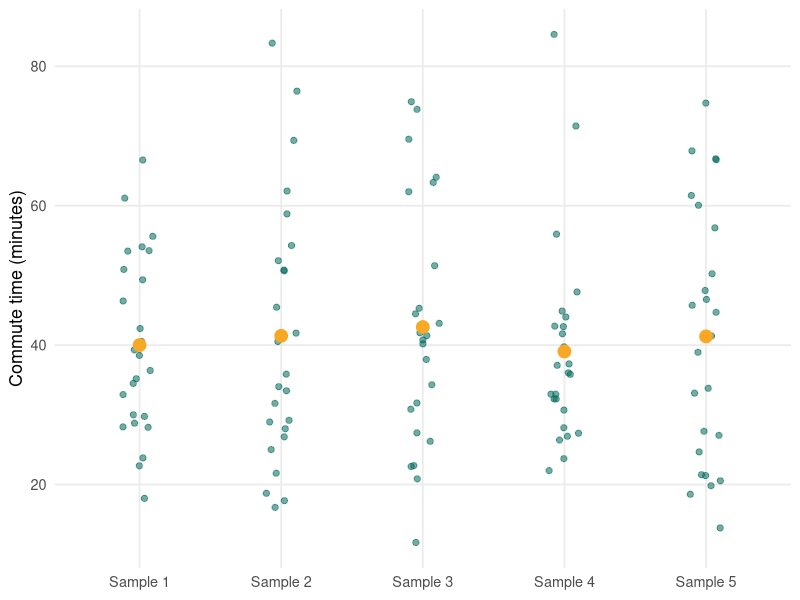
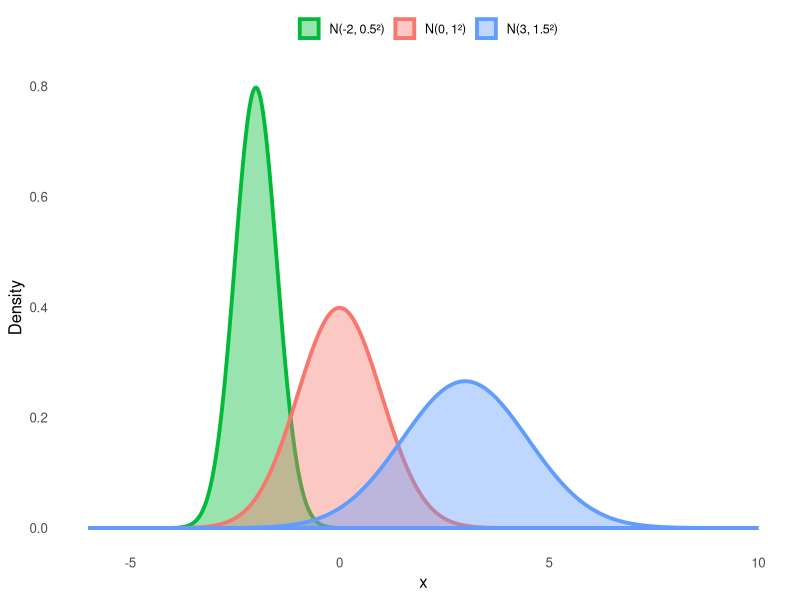
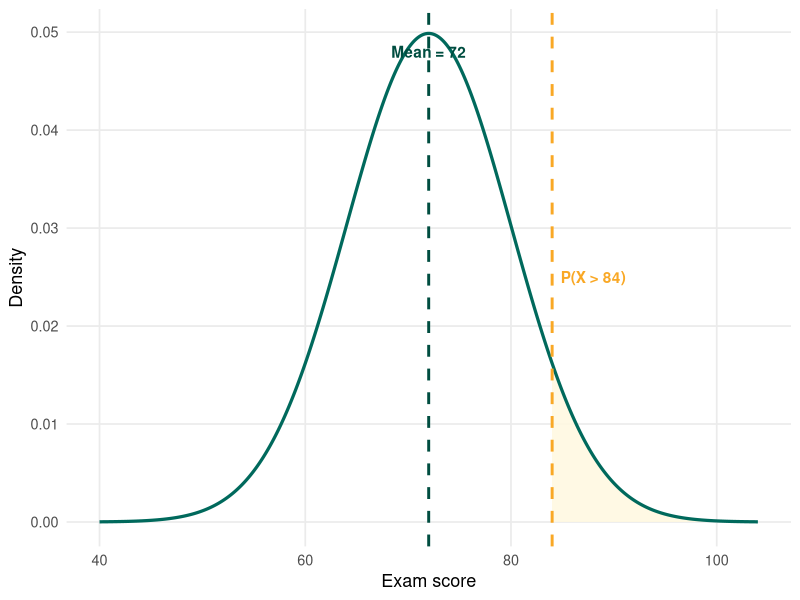
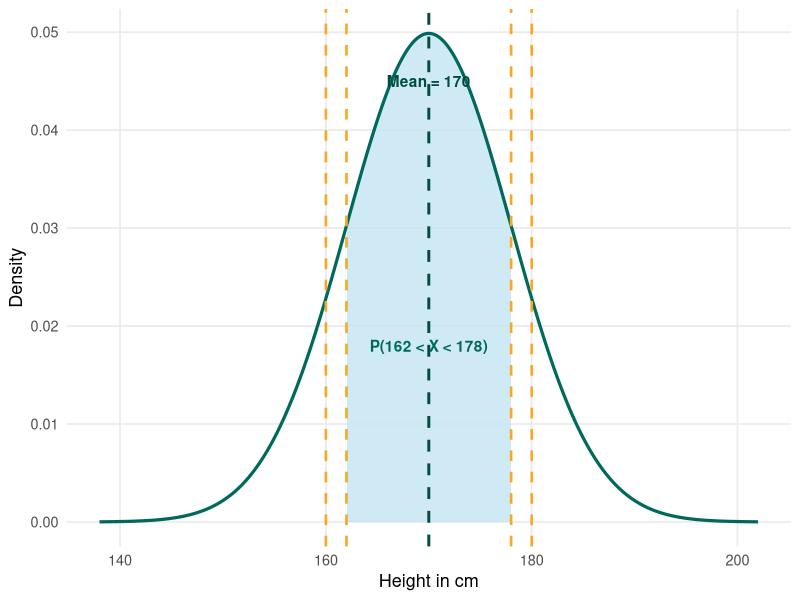
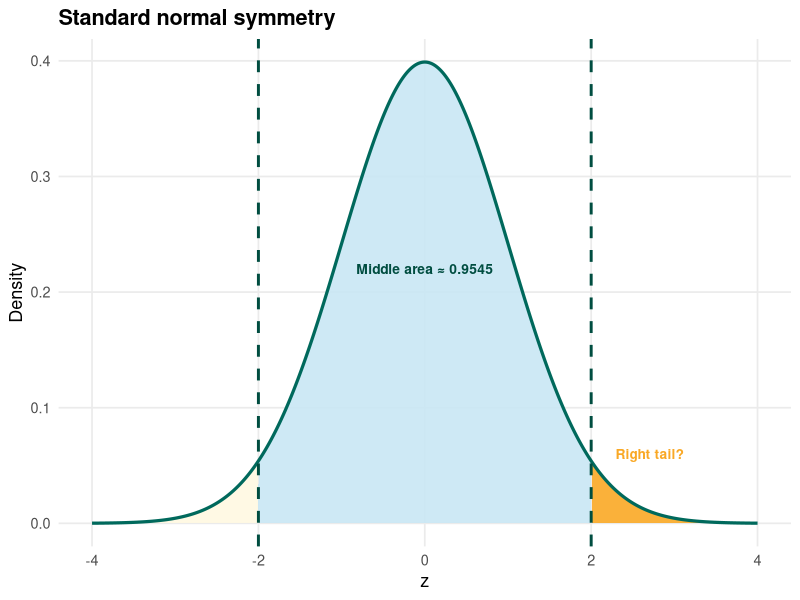
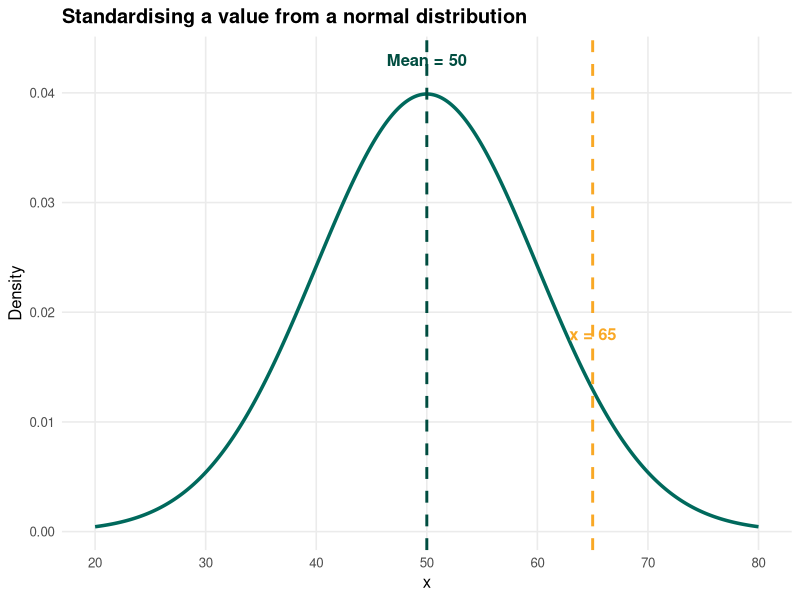
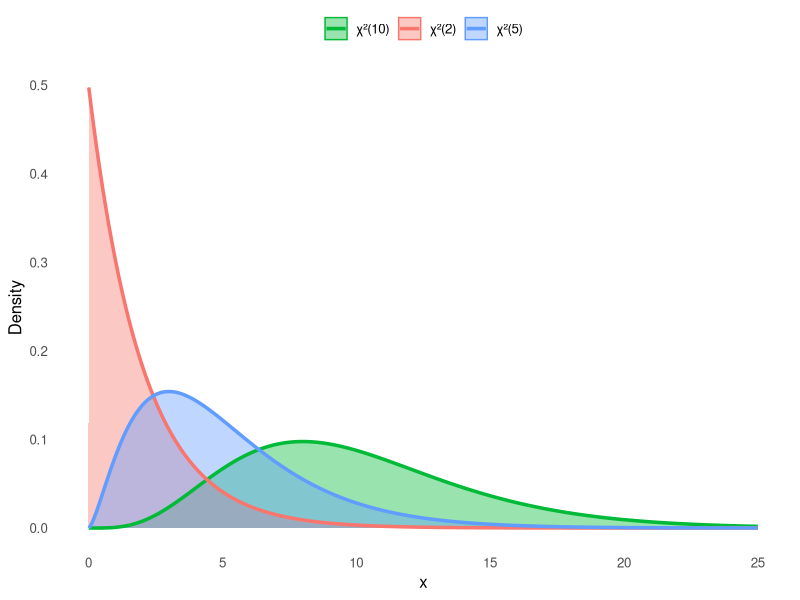
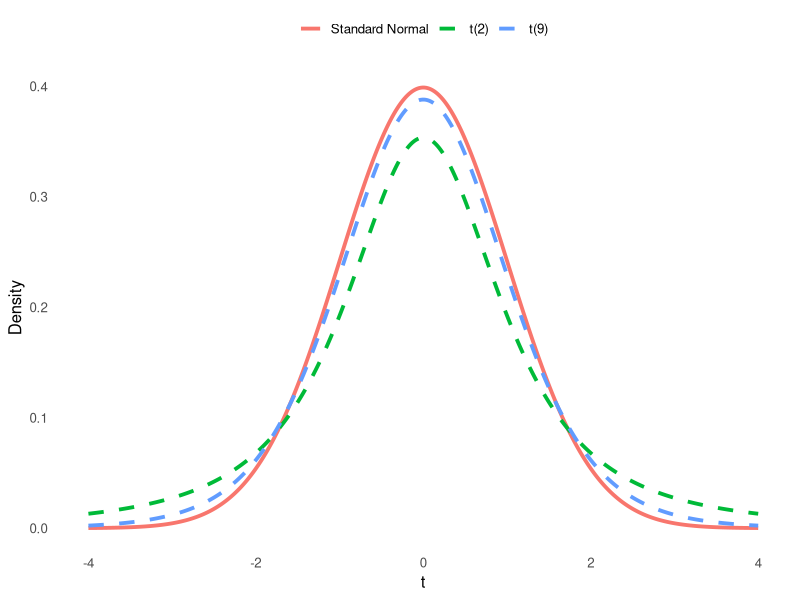

Generate these figures, in order, with R:
## ---- chunk 1
#| include: false
library(ggplot2)
library(dplyr)
theme_set(theme_minimal(base_size = 13))
set.seed(258)
## ---- chunk 2
#| fig-width: 5.8
#| fig-height: 4
#| fig-align: center
#| echo: false

set.seed(258)

sample_id <- rep(paste("Sample", 1:5), each = 25)
commute <- unlist(replicate(5, rgamma(25, shape = 5, scale = 8), simplify = FALSE))

df_commute <- data.frame(sample_id = sample_id, commute = commute)
means_commute <- aggregate(commute ~ sample_id, data = df_commute, FUN = mean)

ggplot(df_commute, aes(x = sample_id, y = commute)) +
  geom_jitter(width = 0.12, alpha = 0.55, colour = "#00695c", size = 1.8) +
  geom_point(data = means_commute,
             aes(x = sample_id, y = commute),
             colour = "#f9a825", size = 4) +
  labs(x = NULL, y = "Commute time (minutes)") +
  theme(panel.grid.minor = element_blank())
## ---- chunk 3
#| echo: false
#| fig-width: 5.5
#| fig-height: 3.6
#| fig-align: center
library(ggplot2)
ggplot(data.frame(x = c(-6, 10)), aes(x)) +
  stat_function(fun = dnorm, args = list(mean = -2, sd = 0.5),
                aes(colour = "N(-2, 0.5²)"), size = 1.3, geom = "area",
                fill = "#00BA38", alpha = 0.4, n = 500) +
  stat_function(fun = dnorm, args = list(mean = 0, sd = 1),
                aes(colour = "N(0, 1²)"), size = 1.3, geom = "area",
                fill = "#F8766D", alpha = 0.4, n = 500) +
  stat_function(fun = dnorm, args = list(mean = 3, sd = 1.5),
                aes(colour = "N(3, 1.5²)"), size = 1.3, geom = "area",
                fill = "#619CFF", alpha = 0.4, n = 500) +
  scale_colour_manual("", values = c("N(-2, 0.5²)" = "#00BA38",
                                     "N(0, 1²)"   = "#F8766D",
                                     "N(3, 1.5²)" = "#619CFF")) +
  labs(x = "x", y = "Density") +
  theme_minimal(base_size = 12) +
  theme(panel.grid = element_blank(), legend.position = "top",
        legend.text = element_text(size = 9))
## ---- chunk 4
#| fig-width: 5.8
#| fig-height: 4
#| fig-align: center
#| echo: false

mu <- 72
sigma <- 8
cutoff <- 84

x <- seq(mu - 4*sigma, mu + 4*sigma, length.out = 1000)
df_norm <- data.frame(x = x, density = dnorm(x, mean = mu, sd = sigma))

ggplot(df_norm, aes(x, density)) +
  geom_area(data = subset(df_norm, x >= cutoff),
            fill = "#fff8e1", alpha = 0.9) +
  geom_line(linewidth = 1.1, colour = "#00695c") +
  geom_vline(xintercept = mu, linetype = "dashed", colour = "#004d40", linewidth = 1) +
  geom_vline(xintercept = cutoff, linetype = "dashed", colour = "#f9a825", linewidth = 1) +
  annotate("text", x = mu, y = 0.048, label = "Mean = 72", colour = "#004d40", fontface = "bold") +
  annotate("text", x = cutoff + 4, y = 0.025, label = "P(X > 84)", colour = "#f9a825", fontface = "bold") +
  labs(x = "Exam score", y = "Density") +
  theme(panel.grid.minor = element_blank())
## ---- chunk 5
#| echo: false
#| fig-width: 5.8
#| fig-height: 4
#| fig-align: center

mu <- 170
sigma <- 8

x <- seq(mu - 4*sigma, mu + 4*sigma, length.out = 1000)

df_height <- data.frame(
  x = x,
  density = dnorm(x, mean = mu, sd = sigma)
)

ggplot(df_height, aes(x, density)) +
  geom_area(data = subset(df_height, x >= 162 & x <= 178),
            fill = "#c8e6f3", alpha = 0.85) +
  geom_line(linewidth = 1.1, colour = "#00695c") +
  geom_vline(xintercept = mu, linetype = "dashed",
             colour = "#004d40", linewidth = 1) +
  geom_vline(xintercept = c(160, 162, 178, 180),
             linetype = "dashed", colour = "#f9a825", linewidth = 0.9) +
  annotate("text", x = 170, y = 0.045,
           label = "Mean = 170", colour = "#004d40", fontface = "bold") +
  annotate("text", x = 170, y = 0.018,
           label = "P(162 < X < 178)", colour = "#00695c", fontface = "bold") +
  labs(x = "Height in cm", y = "Density") +
  theme(panel.grid.minor = element_blank())
## ---- chunk 6
#| fig-width: 8.6
#| fig-height: 2.05
#| fig-align: center
#| echo: false

z <- seq(-4, 4, length.out = 1000)
df_emp_q <- data.frame(z = z, density = dnorm(z))

ggplot(df_emp_q, aes(z, density)) +
  geom_area(data = subset(df_emp_q, z >= -2 & z <= 2),
            fill = "#c8e6f3", alpha = 0.9) +
  geom_area(data = subset(df_emp_q, z > 2),
            fill = "#f9a825", alpha = 0.9) +
  geom_area(data = subset(df_emp_q, z < -2),
            fill = "#fff8e1", alpha = 0.9) +
  geom_line(linewidth = 1.1, colour = "#00695c") +
  geom_vline(xintercept = c(-2, 2), linetype = "dashed",
             colour = "#004d40", linewidth = 1) +
  annotate("text", x = 0, y = 0.22, label = "Middle area ≈ 0.9545",
           colour = "#004d40", fontface = "bold", size = 3.5) +
  annotate("text", x = 2.7, y = 0.06, label = "Right tail?",
           colour = "#f9a825", fontface = "bold", size = 3.5) +
  labs(title = "Standard normal symmetry",
       x = "z", y = "Density") +
  theme(panel.grid.minor = element_blank(),
        plot.title = element_text(face = "bold"))
## ---- chunk 7
#| echo: false
#| fig-width: 7.2
#| fig-height: 2.8
#| fig-align: center

mu <- 50
sigma <- 10
x0 <- 65

x <- seq(20, 80, length.out = 1000)
df_zquiz <- data.frame(x = x, y = dnorm(x, mean = mu, sd = sigma))

ggplot(df_zquiz, aes(x, y)) +
  geom_line(linewidth = 1.2, colour = "#00695c") +
  geom_vline(xintercept = mu, linetype = "dashed", colour = "#004d40", linewidth = 1) +
  geom_vline(xintercept = x0, linetype = "dashed", colour = "#f9a825", linewidth = 1) +
  annotate("text", x = mu, y = 0.043, label = "Mean = 50", colour = "#004d40", fontface = "bold", size = 4.2) +
  annotate("text", x = x0, y = 0.018, label = "x = 65", colour = "#f9a825", fontface = "bold", size = 4.2) +
  scale_x_continuous(breaks = seq(20, 80, by = 10)) +
  labs(
    title = "Standardising a value from a normal distribution",
    x = "x",
    y = "Density"
  ) +
  theme_minimal(base_size = 12) +
  theme(
    panel.grid.minor = element_blank(),
    plot.title = element_text(face = "bold")
  )
## ---- chunk 8
#| echo: false
#| fig-width: 9
#| fig-height: 3.6
#| fig-align: center
library(ggplot2)
x_vals <- seq(0.01, 25, length.out = 600)
df_plot <- rbind(
  data.frame(x = x_vals, y = dchisq(x_vals, df=2),  dist = "χ²(2)"),
  data.frame(x = x_vals, y = dchisq(x_vals, df=5),  dist = "χ²(5)"),
  data.frame(x = x_vals, y = dchisq(x_vals, df=10), dist = "χ²(10)")
)
ggplot(df_plot, aes(x, y, colour=dist, fill=dist)) +
  geom_area(alpha=0.4, position="identity") +
  geom_line(size=1.2) +
  scale_colour_manual(values=c("#00BA38","#F8766D","#619CFF")) +
  scale_fill_manual(values=c("#00BA38","#F8766D","#619CFF")) +
  labs(x="x", y="Density", colour=NULL, fill=NULL) +
  theme_minimal(base_size=12) +
  theme(panel.grid=element_blank(), legend.position="top")
## ---- chunk 9
#| echo: false
#| fig-width: 9
#| fig-height: 3.6
#| fig-align: center
x_vals <- seq(-4, 4, length.out = 400)
df_t <- rbind(
  data.frame(x=x_vals, y=dnorm(x_vals),       dist="Standard Normal"),
  data.frame(x=x_vals, y=dt(x_vals, df=2),    dist="t(2)"),
  data.frame(x=x_vals, y=dt(x_vals, df=9),    dist="t(9)")
)
ggplot(df_t, aes(x, y, colour=dist, linetype=dist)) +
  geom_line(size=1.3) +
  scale_colour_manual(values=c("#F8766D","#00BA38","#619CFF")) +
  scale_linetype_manual(values=c("solid","dashed","dashed")) +
  labs(x="t", y="Density", colour=NULL, linetype=NULL) +
  theme_minimal(base_size=12) +
  theme(panel.grid=element_blank(), legend.position="top")
## ---- chunk 10
#| fig-width: 8.6
#| fig-height: 2.1
#| fig-align: center
#| echo: false

x_tq <- seq(-4, 4, length.out = 1000)
df_tq <- rbind(
  data.frame(x = x_tq, density = dnorm(x_tq), dist = "Normal"),
  data.frame(x = x_tq, density = dt(x_tq, df = 5), dist = "t with df = 5")
)

ggplot(df_tq, aes(x, density, colour = dist)) +
  geom_line(linewidth = 1.25) +
  geom_area(data = subset(df_tq, dist == "t with df = 5" & abs(x) > 2),
            aes(x = x, y = density), inherit.aes = FALSE,
            fill = "#c8e6f3", alpha = 0.55) +
  scale_colour_manual(values = c("Normal" = "#f8766d",
                                 "t with df = 5" = "#00695c"),
                      guide = "none") +
  annotate("text", x = -2.7, y = 0.045, label = "heavier tails",
           colour = "#00695c", fontface = "bold", size = 3.5) +
  annotate("text", x = 2.7, y = 0.045, label = "heavier tails",
           colour = "#00695c", fontface = "bold", size = 3.5) +
  labs(title = "Normal vs t distribution",
       subtitle = "Heavier tails account for extra uncertainty",
       x = "Value", y = "Density") +
  theme(panel.grid.minor = element_blank(),
        plot.title = element_text(face = "bold"))
## ---- chunk 11
#| echo: false
#| fig-width: 9
#| fig-height: 3.4
#| fig-align: center
x_f <- seq(0.01, 5, length.out=600)
df_f <- rbind(
  data.frame(x=x_f, y=df(x_f,2,5),   dist="F(2,5)"),
  data.frame(x=x_f, y=df(x_f,5,10),  dist="F(5,10)"),
  data.frame(x=x_f, y=df(x_f,10,30), dist="F(10,30)")
)
ggplot(df_f, aes(x,y,colour=dist,fill=dist)) +
  geom_area(alpha=0.4, position="identity") +
  geom_line(size=1.2) +
  coord_cartesian(ylim=c(0,1.2)) +
  scale_colour_manual(values=c("#00BA38","#F8766D","#619CFF")) +
  scale_fill_manual(values=c("#00BA38","#F8766D","#619CFF")) +
  labs(x="x", y="Density", colour=NULL, fill=NULL) +
  theme_minimal(base_size=12) +
  theme(panel.grid=element_blank(), legend.position="top")
## ---- chunk 12
#| echo: false
#| fig-width: 7.2
#| fig-height: 2.8
#| fig-align: center

mu <- 40
sigma <- 10
n <- 25
se <- sigma / sqrt(n)

x <- seq(25, 55, length.out = 1000)

df_sequiz <- rbind(
  data.frame(x = x, y = dnorm(x, mean = mu, sd = sigma), curve = "Population values"),
  data.frame(x = x, y = dnorm(x, mean = mu, sd = se), curve = "Sample means")
)

ggplot(df_sequiz, aes(x = x, y = y, colour = curve)) +
  geom_line(linewidth = 1.2) +
  scale_colour_manual(values = c("Population values" = "#f9a825",
                                 "Sample means" = "#00695c"),
                      guide = "none") +
  annotate("text", x = 34, y = 0.035,
           label = "Population values",
           colour = "#f9a825", fontface = "bold", size = 4.1) +
  annotate("text", x = 43, y = 0.16,
           label = "Sample means",
           colour = "#00695c", fontface = "bold", size = 4.1) +
  labs(
    title = "Sampling distributions get narrower as n increases",
    x = "Value",
    y = "Density"
  ) +
  theme_minimal(base_size = 12) +
  theme(
    panel.grid.minor = element_blank(),
    plot.title = element_text(face = "bold")
  )
## ---- chunk 13
#| fig-width: 5.8
#| fig-height: 4
#| fig-align: center
#| echo: false

set.seed(258)

means_5 <- replicate(3000, mean(rexp(5, rate = 1)))
means_40 <- replicate(3000, mean(rexp(40, rate = 1)))

df_clt_inclass <- rbind(
  data.frame(mean_value = means_5, sample_size = "n = 5"),
  data.frame(mean_value = means_40, sample_size = "n = 40")
)

ggplot(df_clt_inclass, aes(x = mean_value, fill = sample_size)) +
  geom_histogram(bins = 35, colour = "white") +
  facet_wrap(~ sample_size, ncol = 1) +
  scale_fill_manual(values = c("#fff8e1", "#c8e6f3"), guide = "none") +
  labs(x = "Repeated sample means", y = "Frequency") +
  theme(panel.grid.minor = element_blank(),
        strip.text = element_text(face = "bold"))
## ---- chunk 14
#| fig-width: 8.6
#| fig-height: 2.1
#| fig-align: center
#| echo: false

set.seed(258)

clt_small <- replicate(2500, mean(rexp(5, rate = 1)))
clt_large <- replicate(2500, mean(rexp(50, rate = 1)))

df_clt_q <- rbind(
  data.frame(xbar = clt_small, n = "n = 5"),
  data.frame(xbar = clt_large, n = "n = 50")
)

ggplot(df_clt_q, aes(x = xbar)) +
  geom_histogram(bins = 30, fill = "#00695c", colour = "white") +
  facet_wrap(~ n, ncol = 2, scales = "free_y") +
  labs(title = "CLT: repeated sample means from skewed data",
       subtitle = "Larger n makes the sampling distribution more normal",
       x = "Sample mean", y = "Frequency") +
  theme(panel.grid.minor = element_blank(),
        strip.text = element_text(face = "bold"),
        plot.title = element_text(face = "bold"))
## ---- chunk 15
#| fig-width: 8.6
#| fig-height: 2.05
#| fig-align: center
#| echo: false

n_vals_q <- seq(10, 500, by = 5)
eps_q <- 0.25
sigma2_q <- 3
bound_q <- sigma2_q / (n_vals_q * eps_q^2)

df_cheb_q <- data.frame(n = n_vals_q, bound = bound_q)

ggplot(df_cheb_q, aes(n, bound)) +
  geom_line(linewidth = 1.15, colour = "#00695c") +
  geom_hline(yintercept = 0, linetype = "dashed", colour = "#f9a825") +
  annotate("text", x = 330, y = max(bound_q) * 0.25,
           label = "Bound shrinks toward 0 as n grows",
           colour = "#004d40", fontface = "bold", size = 3.6) +
  labs(title = "WLLN proof idea",
       subtitle = "Control the probability of being far from the mean",
       x = "Sample size n", y = "Upper bound") +
  theme(panel.grid.minor = element_blank(),
        plot.title = element_text(face = "bold"))
## ---- chunk 16
#| echo: false
#| fig-width: 7.2
#| fig-height: 2.9
#| fig-align: center

set.seed(258)

n_rolls <- 120
rolls <- sample(1:6, size = n_rolls, replace = TRUE)
running_avg <- cumsum(rolls) / seq_along(rolls)

df_diequiz <- data.frame(
  roll = 1:n_rolls,
  running_avg = running_avg
)

ggplot(df_diequiz, aes(x = roll, y = running_avg)) +
  geom_line(linewidth = 1.05, colour = "#00695c") +
  geom_hline(yintercept = 3.5, linetype = "dashed", colour = "#f9a825", linewidth = 1.1) +
  scale_x_continuous(breaks = seq(0, 120, by = 20)) +
  coord_cartesian(xlim = c(1, 120), ylim = c(1, 6)) +
  labs(
    title = "Law of Large Numbers for a fair die",
    x = "Number of rolls",
    y = "Running average"
  ) +
  theme_minimal(base_size = 12) +
  theme(
    panel.grid.minor = element_blank(),
    plot.title = element_text(face = "bold")
  )
## ---- chunk 17
#| fig-width: 5.8
#| fig-height: 4
#| fig-align: center
#| echo: false

set.seed(258)

flips <- rbinom(300, size = 1, prob = 0.5)
running_mean <- cumsum(flips) / seq_along(flips)

df_coin_inclass <- data.frame(
  flip_number = seq_along(flips),
  running_mean = running_mean
)

ggplot(df_coin_inclass, aes(x = flip_number, y = running_mean)) +
  geom_line(linewidth = 1.05, colour = "#00695c") +
  geom_hline(yintercept = 0.5, linetype = "dashed", colour = "#f9a825", linewidth = 1.1) +
  annotate("text", x = 240, y = 0.54, label = "True mean = 0.5", colour = "#f9a825", fontface = "bold") +
  labs(x = "Number of coin flips", y = "Running proportion of heads") +
  ylim(0, 1) +
  theme(panel.grid.minor = element_blank())
